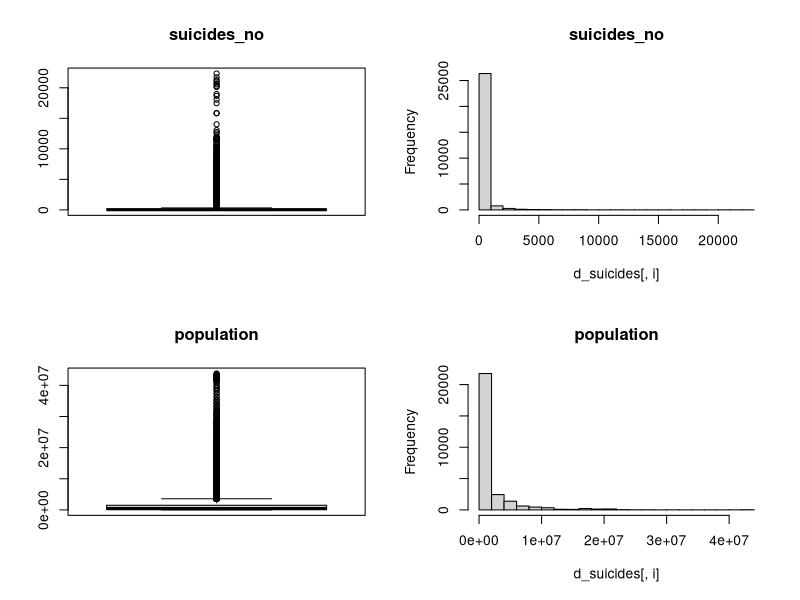
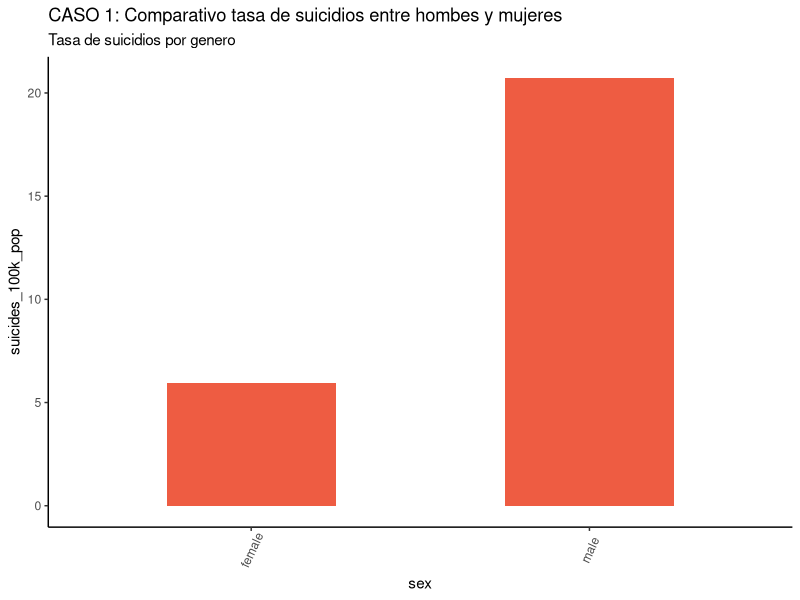
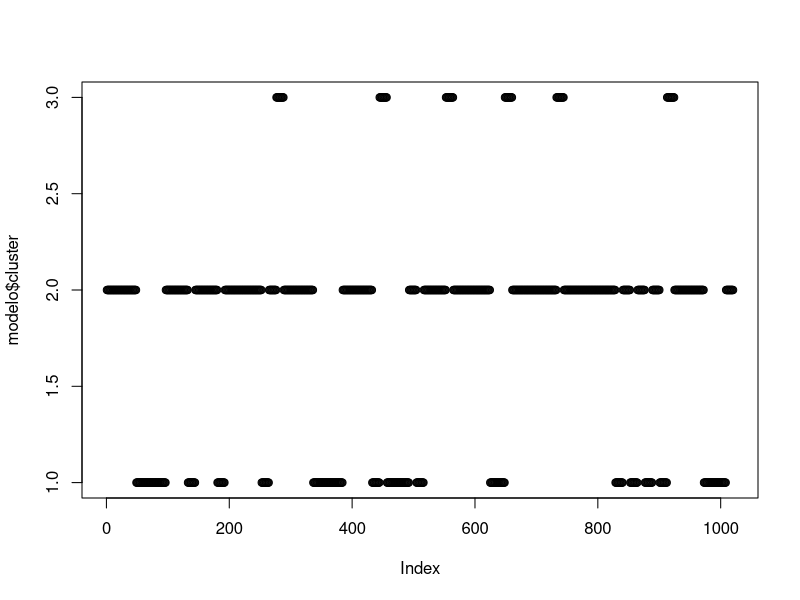
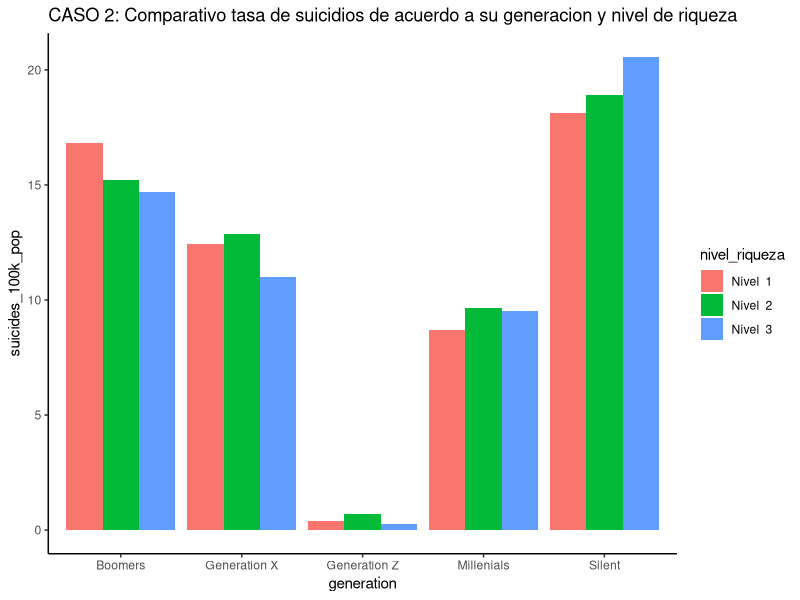
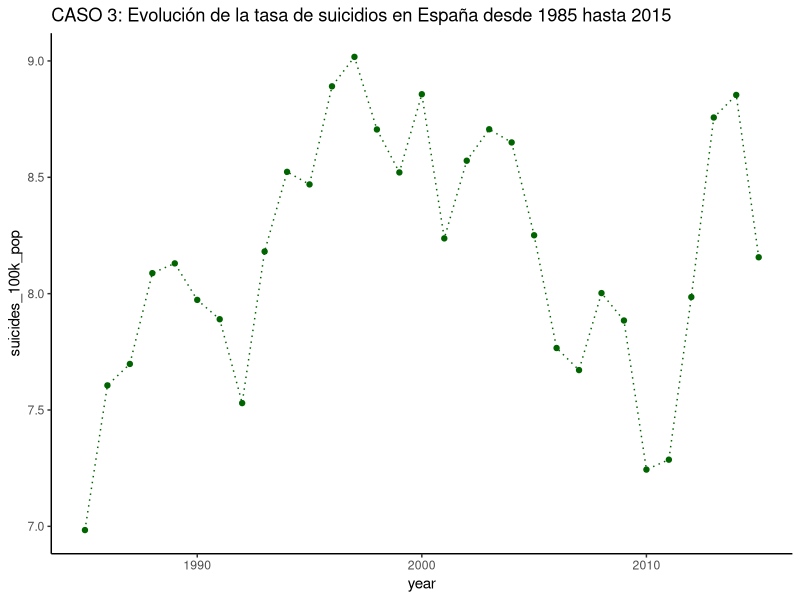
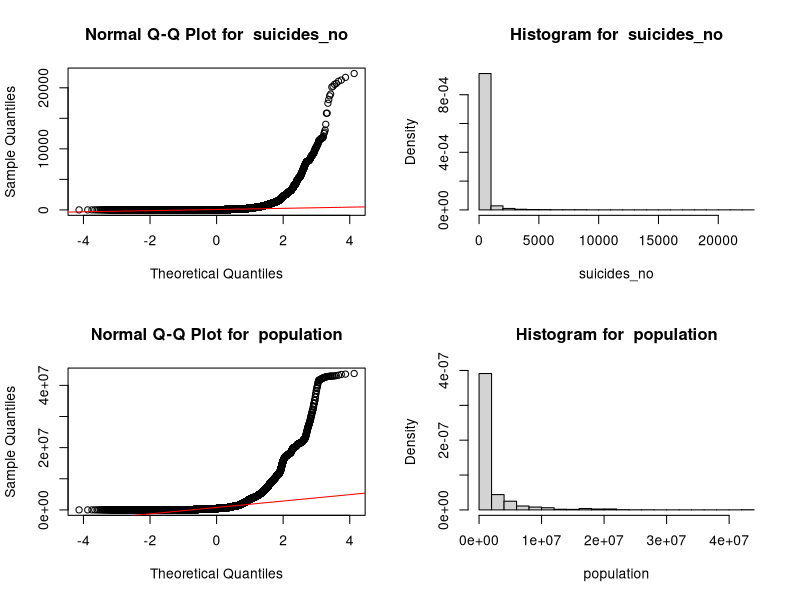
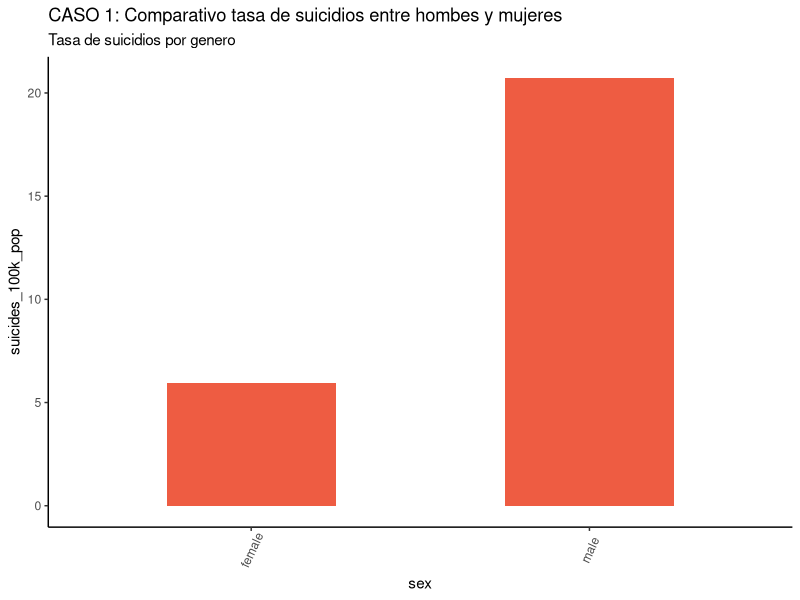
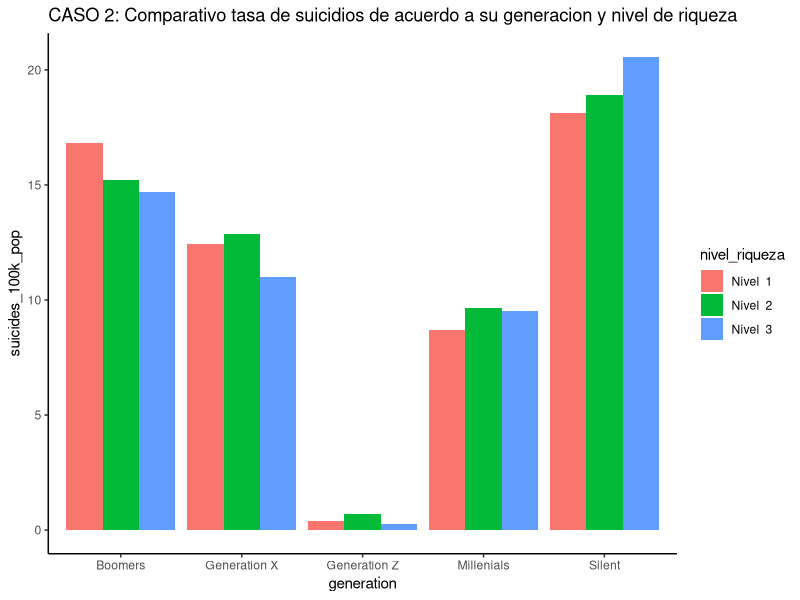

The R source for these figures, in order:
# Tipología y ciclo de vida de los datos - Práctica 2
# Autores: Gabriel Paladines y Jaime Pardo
# Dataset: https://www.kaggle.com/rushirdx/suicide-rates-from-1986-to-2016/data
library(dplyr)
library(knitr)
library(ggplot2)
library(stats)

# 1 DESCRIPCIÓN DEL DATASET
# ¿Por qué es importante y qué pregunta/problema pretende responder?
# Este dataset contiene diversos parámetros con los que se puede establecer correlación/causalidad con el suicidio. 
# Pretende responder a preguntar del tipo: ¿el suicidio afecta más a los hombres o a las mujeres? 
# ¿tiene más impacto entre personas de una determinada edad o generación?
# ¿cómo influye el nuvel de riqueza del país en el que viven?

# Lectura de datos
data <- read.csv("../data/suicide.csv", header = TRUE, sep = ",", quote="\"", dec=".",fill = TRUE)
dim(data) 
# Tenemos 27820 observaciones y un total de 12 variables. Entre otras:
# La variable sex tiene dos clases: female y male, ambas con la misma cantidad de registros.
# La variable age tiene 6 clases, todas ellas con la misma cantidad de registros.
# La variable generation tiene 6 clases con diferente cantidad de registros.
summary(data)
# Tipos de datos
str(data)
res <- sapply(data,class)
kable(data.frame(variables=names(res),clase=as.vector(res)))


# 2 INTEGRACIÓN Y SELECCIÓN DE LOS DATOS DE INTERÉS A ANALIZAR

# Eliminar columnas
# HDI.for.year tiene demasiados vacíos y country.year es un campo derivado
d_suicides <- select(data, -HDI.for.year, -country.year)
str(d_suicides)


# 3 LIMPIEZA DE LOS DATOS

# 3.1 ¿Los datos contienen ceros o elementos vacíos? ¿Cómo gestionarías cada uno de estos casos?
# Suicides y Suicides/100kpop tienen ceros, pero son valores correctos y no requieren una gestión especial
# HDI.for.year contiene un 70% de vacíos. Es difícil completar con valores fiables, por ello se decide descartarlo.
colSums(is.na(d_suicides))
colSums(d_suicides=="")
colSums(d_suicides=="0")

# 3.2 Identificación y tratamiento de valores extremos

# Análisis mediante diagramas de cajas e histogramas
par(mfrow=c(2,2))
cols <- c("suicides_no","population")
for(i in cols) {
  if (is.integer(d_suicides[,i])){
    boxplot(d_suicides[,i], main = i, width = 100)
    hist(d_suicides[,i], main = i)
  }
}

# Por la naturaleza de las variables population y suicides, no siguen una distribución normal.

par(mfrow=c(2,2))
cols <- c("sex","age","generation")
for (i in cols){
  if (is.factor(d_suicides[,i])){
    counts <- table(d_suicides[,i])
    barplot(counts,main=paste("Distribution of ", i), 
            xlab=i)
  }
}


# 4 ANÁLISIS DE LOS DATOS

# 4.1 Selección de los grupos de datos que se quieren analizar/comparar

# CASO 1: ¿Es mayor la tasa de suicidios en hombres que en mujeres (en función del porcentaje de población)?
# Seleccionamos atributos: sex, suicides_no, population.
# Calculamos la tasa de suicidios por sexo.
# Representamos gráficamente una comparativa entre la tasa de suicidios de hombres y mujeres.

df  <- d_suicides %>% select(sex, suicides_no, population)
df[2:3] <- lapply(df[2:3], as.numeric)
report_case1 <- df %>%
  group_by(sex) %>%
  summarise_all(funs(sum)) %>%
  mutate(suicides_100k_pop = suicides_no / population * 100000)
head(report_case1)
theme_set(theme_classic())
par(mfrow=c(1,1))
g_case1 <- ggplot(report_case1, aes(sex,suicides_100k_pop)) + geom_bar(stat="identity", width = 0.5, fill="tomato2") + 
  labs(title="CASO 1: Comparativo tasa de suicidios entre hombes y mujeres", 
       subtitle="Tasa de suicidios por genero") +
  theme(axis.text.x = element_text(angle=65, vjust=0.6))

g_case1

# Porcentaje suicidios hombres y mujeres respectivamente:

#percent_male = rate_male / (rate_male + rate_female)
#percent_female = rate_female / (rate_male + rate_female)
#percent_male
#percent_female

# Conclusión: la tasa de suicidios en hombres es mayor que en mujeres, más del triple (20.7 vs. 5.94).
# En total representan el 77,7% de los suicidios.


# CASO 2: ¿Qué generación tiene mayor tasa de suicidios según el nivel de riqueza de su país en 2008 (crisis económica mundial?
# Clasificamos los países según el producto interior bruto (gdp_per_capita) para el 2008.
# Calculamos la tasa de suicidios por generación / nivel de riqueza.
# Comparamos por generación y tasa de suicidios para el año 2008.

# Empezamos clasificando los países en 3 niveles de riqueza, mediante el algoritmo k-means.
# Se genera la columna nivel_riqueza (1=Segundo mundo; 2=Tercer; 3=Primer)
# Atributos: suicides_no, population, generation, gdp_per_capita...., country, year

suicides_2008 <- filter(d_suicides, year=='2008')

modelo <- kmeans(suicides_2008$gdp_per_capita...., centers = 3)
modelo
modelo$cluster
par(mfrow=c(1,1))
plot(modelo$cluster)

suicides_2008$nivel_riqueza <- modelo$cluster
head(suicides_2008)

report_case2 <- tibble()

for (idx in (1:3)) {
  suicides_2008_riqueza <- filter(suicides_2008, nivel_riqueza==idx)
  df  <- suicides_2008_riqueza %>% select(generation, suicides_no, population)
  
  df[2:3] <- lapply(df[2:3], as.numeric)
  report <- df %>%
    group_by(generation) %>%
    summarise_all(funs(sum)) %>%
    mutate(suicides_100k_pop = suicides_no / population * 100000) %>%
    mutate(nivel_riqueza= paste("Nivel ", idx))
  
  print(paste("Nivel de Riqueza ", idx))
  print(report)
  report_case2 <- rbind(report_case2, report)
}

head(report_case2)

g_case2 <- ggplot(report_case2, aes(fill=nivel_riqueza,y=suicides_100k_pop,x=generation)) + geom_bar(position="dodge", stat="identity") + 
  labs(title="CASO 2: Comparativo tasa de suicidios de acuerdo a su generacion y nivel de riqueza")
g_case2

# CASO 3: ¿Cómo ha evolucionado la tasa de suicidios desde 1985 en España? 
# Atributos: suicides_no, population, year, country=Spain  
# Creamos una columna que sume el número de suicidios por año (para cada año existen 12 registros, 2 sex x 6 age).
# Creamos una columna que sume la población por año.
# Calculamos la tasa de suicidios por año.
# Graficamos para identificar picos o valores altos.

suicides_spain <- select(data, country, year, suicides_no, population)
suicides_spain <- filter(d_suicides, country=='Spain')
df  <- suicides_spain %>% select(year, suicides_no, population)
df[2:3] <- lapply(df[2:3], as.numeric)
report_case3 <- df %>%
  group_by(year) %>%
  summarise_all(funs(sum)) %>%
  mutate(suicides_100k_pop = suicides_no / population * 100000)
head(report_case3)

g_case3 <- ggplot(report_case3, aes(x=year,y=suicides_100k_pop)) + geom_line(stat="identity", color="darkgreen", linetype="dotted") + 
  labs(title="CASO 3: Evolución de la tasa de suicidios en España desde 1985 hasta 2015") +
  geom_point(color="darkgreen")
g_case3

# 4.2 Comprobación de la normalidad y homogeneidad de la varianza

# Análisis de normalidad

par(mfrow=c(2,2))
cols <- c("suicides_no", "population")
for (i in cols){
  qqnorm(d_suicides[,i],main = paste("Normal Q-Q Plot for ", i))
  qqline(d_suicides[,i],col="red")
  hist(d_suicides[,i], 
       main=paste("Histogram for ", i), 
       xlab=i, freq = FALSE)
}
# Se concluye que no son variables normales.
# Análisis de homogeneidad de la varianza: no aplica.

# 4.3 Aplicación de pruebas estadisticas para comparar los grupos de datos


# 5 REPRESENTACIÓN DE LOS RESULTADOS A PARTIR DE TABLAS Y GRÁFICAS
par(mfrow=c(2,2))
report_case1
g_case1
report_case2
g_case2
report_case3
g_case3

# 6 RESOLUCIÓN DEL PROBLEMA
# A partir de los resultados obtenidos, ¿cuáles son las conclusiones? ¿los resultados permiten responder al problema?


# 7 CÓDIGO

#  Se adjunta el código 
